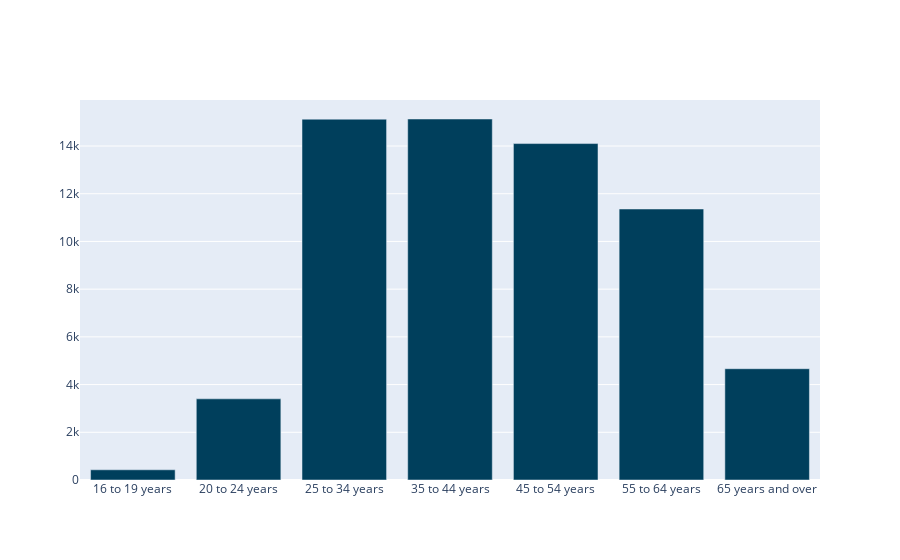

Notebook source saved alongside this figure:
### Code cell
viz_age(df_age,'Management, professional, and related occupations')

### Figure 1 — Plotly figure (JSON) as saved in the notebook; plotly's stock layout.template omitted (floating-point values rounded to 4 significant figures)
{"data": [{"marker": {"color": "#003f5c"}, "type": "bar", "x": ["16 to 19 years", "20 to 24 years", "25 to 34 years", "35 to 44 years", "45 to 54 years", "55 to 64 years", "65 years and over"], "y": [428, 3402, 15126, 15133, 14103, 11360, 4665]}], "layout": {}}
